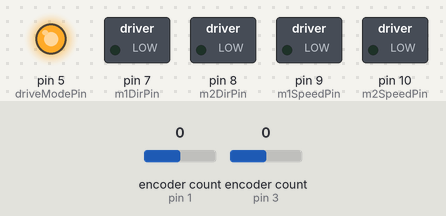
This sketch was run on a simulated Arduino Uno, built with avr-gcc and run on an emulated ATmega328P. Shown: switched loads named in the sketch (green lamp = pin HIGH), output pins drawn as LEDs (lit = HIGH). The test bench sets the inputs (shaded band); at power-on: encoder count (sensors on pin 1, pin 3) 0.

Above: at 0.1 s.
At 1.1 s:
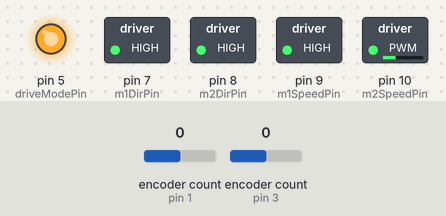
At 6.1 s:
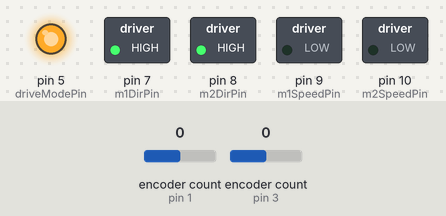
Timing chart, 0 to 7.6 s (numbered marks = the images above):
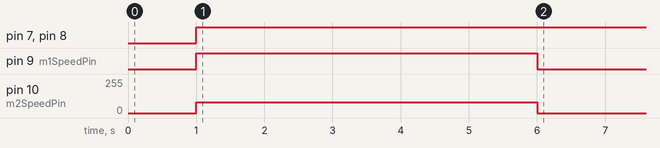

The sketch:

hardCircleNew.ino
```cpp
#include <Encoder.h>

/* Name: Group 6 | EENG350 | Demo 1 Step Response
   Purpose: Step response experiment
   Note: Left wheel is 1, right wheel is 2. (When facing camera)
*/

int sampleRate = 5;      // 5 milliseconds
int desiredPWM = 128;    //half speed
int radius = 3;          // inches
int wheelbase = 10.71;      // inches between the center of the two wheels

double v1 = 0.0;
double v2 = 0.0;
double pi = 3.14;
int v_max = 12;          // max desired velocity, inches per second, get from robot step response
int rotation_time = 5;   // seconds to complete the circle, arbitrary

// Motor Shield Pins -----------------------------------------------------
int driveModePin = 5;    // drive/break mode when HIGH, drive/coast mode when LOW

int m1DirPin = 7;        // sign of voltage
int m1SpeedPin = 9;      // voltage

int m2DirPin = 8;
int m2SpeedPin = 10;

// Calculation variables -------------------------------------------------
int thetaCurrent1 = 0;
int lastThetaCurrent1 = 0;
double angularVelocity1 = 0.0;

int thetaCurrent2 = 0;
int lastThetaCurrent2 = 0;
double angularVelocity2 = 0.0;

double rotationalVelocity = 0.0;
double forwardVelocity = 0.0;

// Encoder setup ---------------------------------------------------------
Encoder myEnc1(1, 2); // left
Encoder myEnc2(3, 4);// right

void setup() {
  Serial.begin(9600);

  pinMode(driveModePin, OUTPUT);
  digitalWrite(driveModePin, HIGH);

  pinMode(m1DirPin, OUTPUT);
  pinMode(m1SpeedPin, OUTPUT);

  pinMode(m2DirPin, OUTPUT);
  pinMode(m2SpeedPin, OUTPUT);
}

void loop() {
  unsigned long timeBefore = micros();

  make_circle();

  thetaCurrent1 = myEnc1.read();
  thetaCurrent2 = myEnc2.read();
  /*
  angularVelocity1 = ((double) (thetaCurrent1 - lastThetaCurrent1)) * 2.0 * 3.14159 / 3200.0 / (0.001 * sampleRate);
  angularVelocity2 = ((double) (thetaCurrent2 - lastThetaCurrent2)) * 2.0 * 3.14159 / 3200.0 / (0.001 * sampleRate);

  rotationalVelocity = ( (double) radius * (angularVelocity1 - angularVelocity2) / wheelbase );
  forwardVelocity = ( (double) radius * (angularVelocity1 + angularVelocity2) / wheelbase );

  lastThetaCurrent1 = thetaCurrent1;
  lastThetaCurrent2 = thetaCurrent2;*/

  unsigned long timeNow = micros();
  unsigned long timeMain = timeNow - timeBefore; // total time spent doing things in main

  if ( timeMain > (sampleRate * pow(10, 3)) ) { // Error checking to make sure main doesn't take longer than the sampling rate
    Serial.println("Main takes too long.");
  }
  else {
    while ( micros() < timeNow + (sampleRate * pow(10, 3) - timeMain) ); // wait to take a sample exactly every 5ms = 5000us
    //Serial.print(timeNow); // current time in micros
    //Serial.print("\t");
    //Serial.println(forwardVelocity); // sub me with rotationalVelocity as needed
  }
}


void make_circle() { // Robot forward step response
  v1 = (2 * pi * (radius + wheelbase) )/ rotation_time;
  v2 = (2 * pi * radius )/ rotation_time;

  if (millis() < 1000) {
    analogWrite(m1SpeedPin, 0);
    analogWrite(m2SpeedPin, 0);
  } else if (millis() < 6000){
    analogWrite(m1SpeedPin, (int) (256*v1/v_max) );
    digitalWrite(m1DirPin, HIGH); // forward left
    analogWrite(m2SpeedPin, (int) (256*v2/v_max) );
    digitalWrite(m2DirPin, HIGH); // forward right
  } else {
     analogWrite(m1SpeedPin, 0);
     analogWrite(m2SpeedPin, 0);
  }
}
```

Measured:
- by itself, pin 7 (m1DirPin), pin 8 (m2DirPin): LOW → HIGH at 1.0 s
- by itself, pin 9 (m1SpeedPin): LOW → HIGH at 1.0 s, → LOW 5.0 s later
- by itself, pin 10 (m2SpeedPin): 0/255 → 80/255 at 1.0 s, → 0/255 5.0 s later
